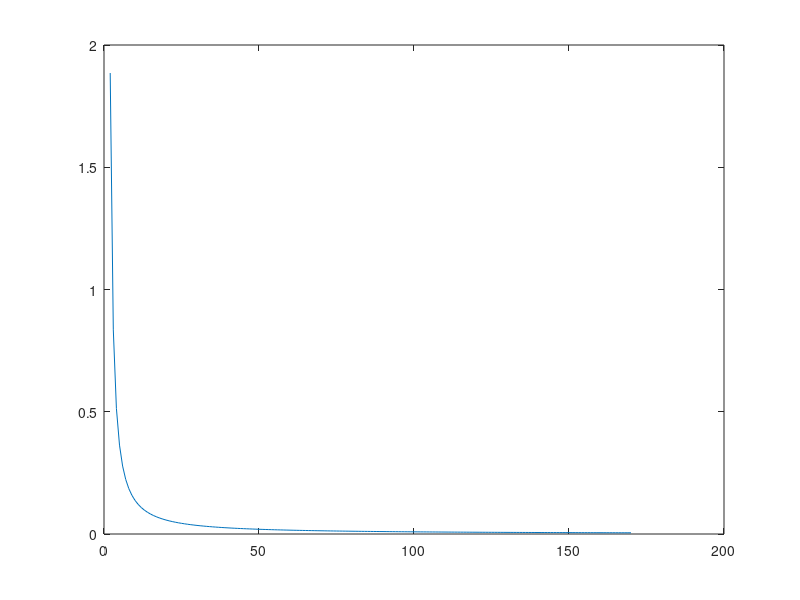

Reproduce this figure in MATLAB.
%{
error = log(factorial(n)) - n.*log(n) + n
plot error vs. n
%}

n=2:190;
error = (log(factorial(n)) - n.*log(n) + n)./(log(factorial(n)));
plot(n, error)

